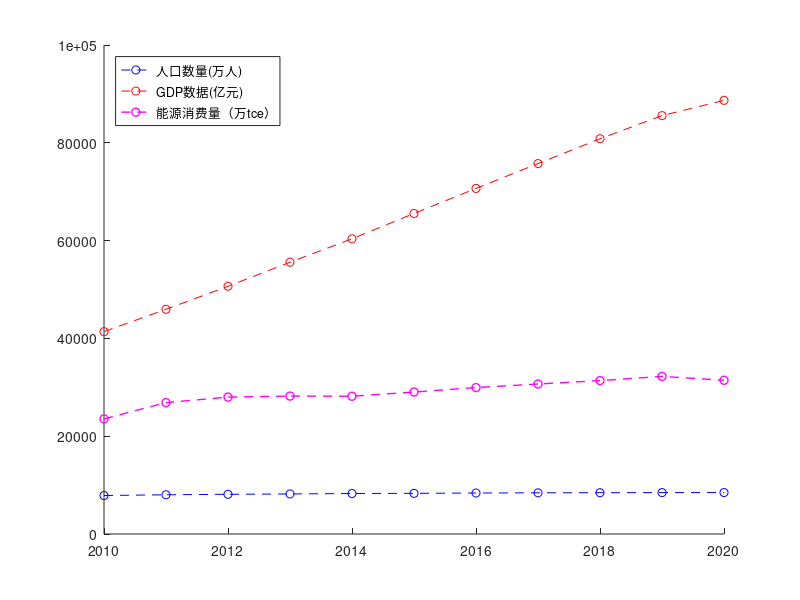
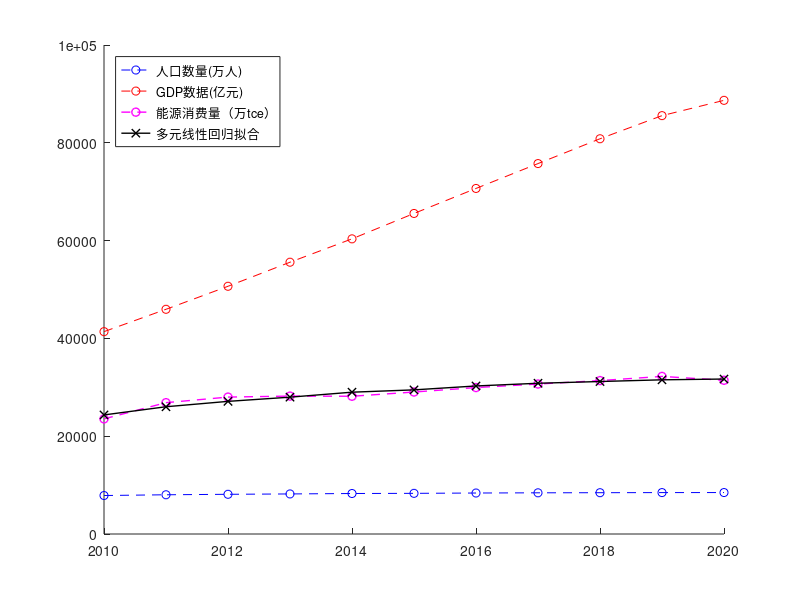

Reproduce these figures in MATLAB, in order. (Note: this script raises an error after producing the figures.)
% 代码说明：能源消费量预测

%% 数据预处理
clc
clear
close all
%2010~2020年人口数据
pop =  [7869.34	8022.99	8119.81	8192.44	8281.09	8315.11	8381.47	8423.50	8446.19	8469.09	8477.26]';
%2010~2020年GDP数据
gdp = [41383.87 45952.65 50660.20 55580.11 60359.43 65552.00 70665.71 75752.20 80827.71 85556.13 88683.21]';
%2010~2020年能源消费量数据
tce = [23539.31	26860.03 27999.22 28203.10	28170.51 29033.61 29947.98 30669.89	31373.13 32227.51 31438.00]';
t1=2010:2020;
figure(1);
hold on;
plot(t1,pop,'b--o');
plot(t1,gdp,'r--o');
plot(t1,tce,'m--o','LineWidth',1);
legend({'人口数量(万人)','GDP数据(亿元)','能源消费量（万tce）'},'Location','northwest');

%% 多元线性回归分析

% 因为用的3是维拟合，则 x 应该为 3*15 的矩阵，第一列为 1 ，第二列为 x1 ，第三列为 x2 , 第四列为 x3
% 15 代表的是 样本个数
len = length(tce);
pelta = ones(len,1);
x = [pelta, pop, gdp];

[b,bint,r,rint,stats]=regress(tce,x,0.05);     % 95%的置信区间

tce_NiHe = b(1) + b(2) .* pop + b(3) .* gdp  ;

figure(2);
hold on;
plot(t1,pop,'b--o');
plot(t1,gdp,'r--o');
plot(t1,tce,'m--o','LineWidth',1);
plot(t1,tce_NiHe,'kx-','LineWidth',1);
legend({'人口数量(万人)','GDP数据(亿元)','能源消费量（万tce）','多元线性回归拟合'},'Location','northwest');
R_2 = 1 - sum( (tce_NiHe - tce).^2 )./ sum( (tce - mean(tce)).^2 );
str = num2str(R_2);
disp(['拟合优度为：',str])
 
%% 多重共线性检验
%计算自变量的相关系数矩阵，发现两自变量相关系数高达0.98以上，因此需要进一步进行正则化处理
correlation_matrix = corrcoef(x);

%% 岭回归
%b=ridge(y,x,k,s);
%b是岭回归模型中的系数向量β=[β0，β1，β2，...，βn],β0是常数项，β1到βn是自变量x1到xn对应的系数
%y是因变量向量
%x是自变量矩阵，x=[x1,...,xn],每个xi都是列向量
%k是岭参数，岭参数不同，岭回归模型不同，要选取合适的岭参数
%s这个位置的参数只能填0或1，或者不填默认为0。0表示输出的系数β该是多少就是多少，1表示输出系数β是标准化后的


% ridge_x= [pop gdp];
% ridge_y = tce;


%先画出岭迹图，以便选取合适的岭参数
% k=0:1e-5:5e-3;    %岭参数
% b2=ridge(ridge_y,ridge_x,k,0); %回归系数
% 
% %岭迹图，一般选取开始平稳的“拐点”处的k值
% figure(3)
% plot(k,b2(1,:));
% hold on
% plot(k,b2(2,:));
% hold on
% plot(k,b2(3,:));
% plot(k,b2);
% xlabel('k');
% ylabel('β');
% title('岭迹');
% legend('pop','gdp','popgdp');



% %每个k对应的残差平方和的图，要选取会使残差平方和小的k值
% knum=size(b2,2);
% %sse=zeros(knum);
% y_gu=zeros(11,knum);
% for j=1:knum
%     t2=0;
%     for i=1:11
%         y_gu(i,j)=b2(1,j)*1+b2(2,j)*pop(i)+b2(3,j)*gdp(i);
%         t2=(y_gu(i,j)-ridge_y(i))^2+t2;
%     end
%         sse(j)=t2;
% end
% figure(4)
% plot(k,sse)
% xlabel('k')
% ylabel('SSE')
% title('残差平方和与k的关系图')

% %下面均是岭参数k=2情况
%  b3=ridge(ridge_y,ridge_x,2,0);%2是岭参数。最后一个位置的参数，是否输出标准化系数，0否1是
% y_gu=[[ones(18,1),x(：,:)]*b]1;%用岭回归模型求出来的函数估计值（向量）

%% 岭回归预测
k = 0:0.1:10;
B = ridge(ridge_y,ridge_x,k,0);
for  k1 = 1:length(k)
    A=B(:,k1);
    yn= A(1)+ridge_x*A(2:end);
    wucha(k1)=sum(abs(ridge_y-yn)./ridge_y)/length(ridge_y);
end
figure(5)
plot(1:length(k),wucha,'LineWidth',2)
ylabel('相对误差')
xlabel('岭参数')

index=find(wucha==min(wucha));
xishu = ridge(ridge_y,ridge_x,k(index),0);
y_p= xishu(1)+ridge_x*xishu(2:end);
figure(6)
plot(t1,tce,'m--o','LineWidth',1);
hold on
plot(t1,y_p,'b--*','LineWidth',1);
legend({'原始数据','岭回归预测'},'Location','northwest');













